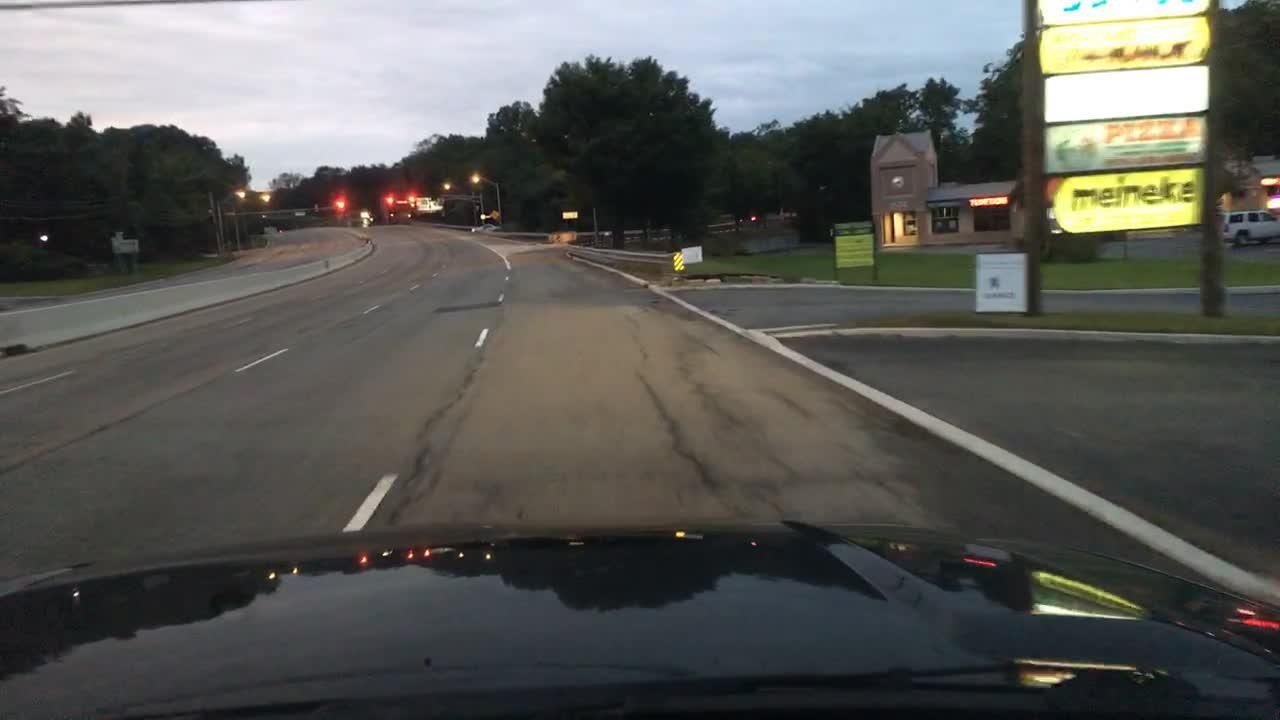
#> input picture Task/object_detector/temp.jpg, 1280 x 720 px, found by its file name
$ python prac.py
#> lines starting #> are read from the running program, lines starting #| are printed output that depends on the picture; after the words box and inside, x2 and y2 are one past the last pixel; in counts of white or black regions, pixels touching at a corner belong together
import cv2

image_scale = cv2.imread("temp.jpg", 1)
#> image_scale is the input picture: shape (720, 1280, 3); mean B, G, R 86.7, 90.1, 89.7

cv2.putText(image_scale, "hello", (100, 200), cv2.FONT_HERSHEY_SIMPLEX, 1.0, (0, 255, 0), lineType=cv2.LINE_AA)
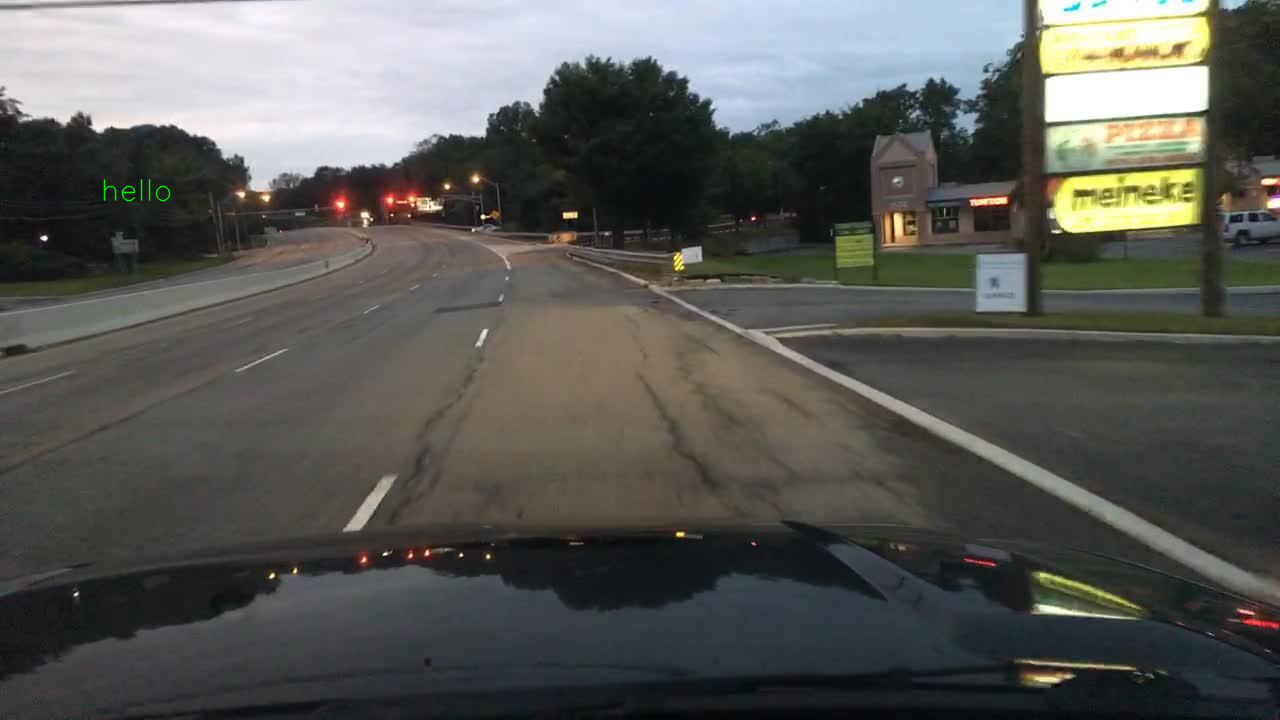
#> image_scale: shape (720, 1280, 3); 0.06% of pixels changed, all inside (x1, y1, x2, y2) = (103, 179, 171, 202)
